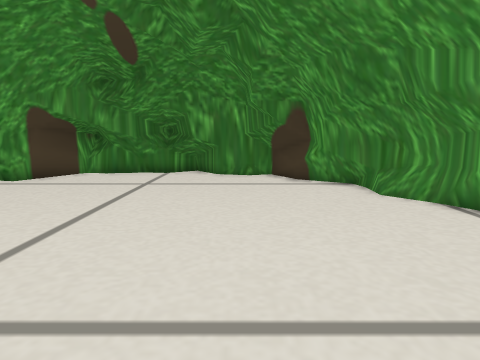
view 1 (above)

15 first-person views from a walk through a Gazebo world. The camera is 0.2 m above the floor, tilts 8° down and sees 75° across. The floor is counted in squares, 0.1 m on a side. Each view is taken from the middle of a square. On the plan, view 1 faces up. The plan holds only what a view shows up to about 17 squares ahead; the rest is blank.

view 2
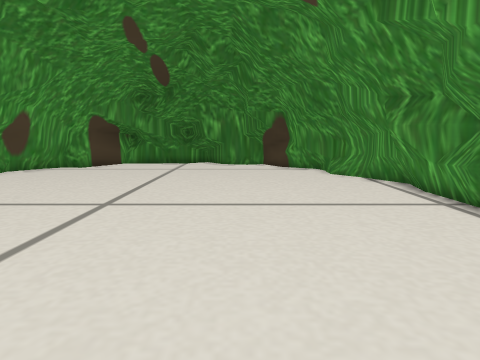

view 3
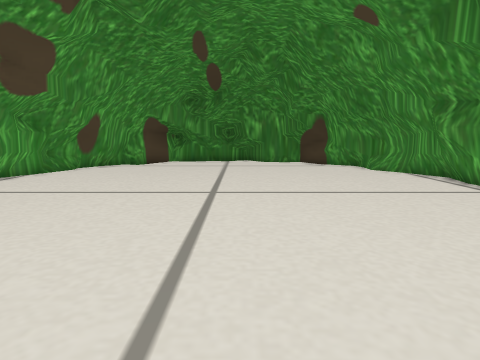

view 4
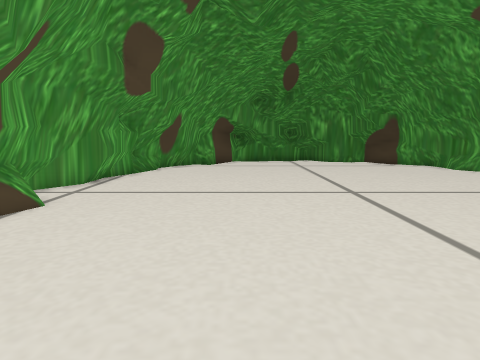

view 5
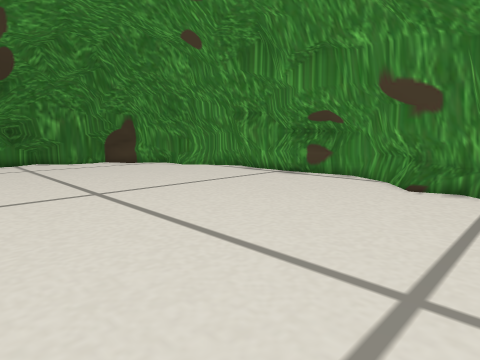

view 6
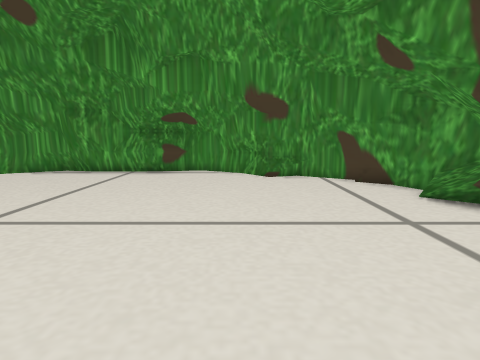

view 7
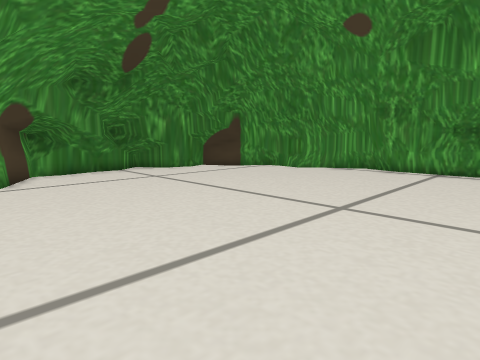

view 8
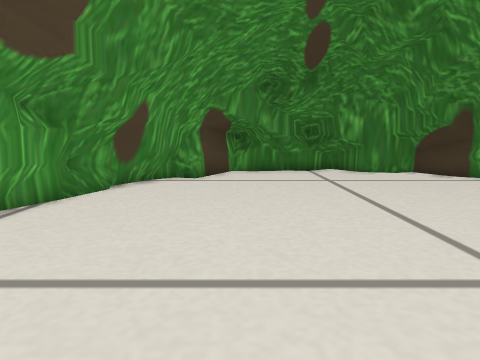

view 9
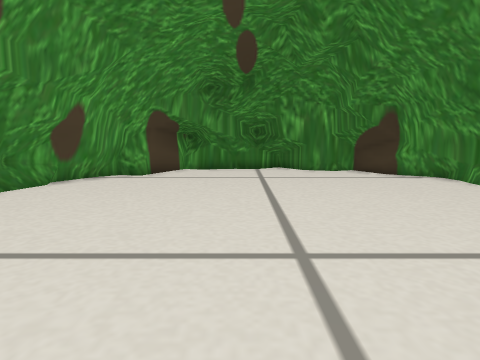

view 10
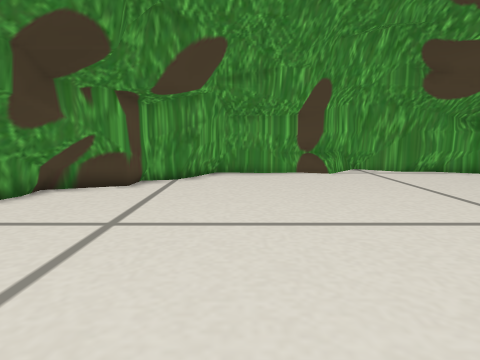

view 11
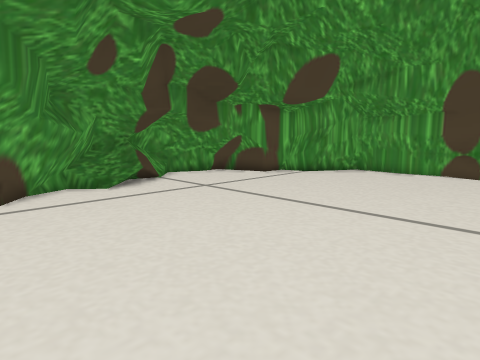

view 12
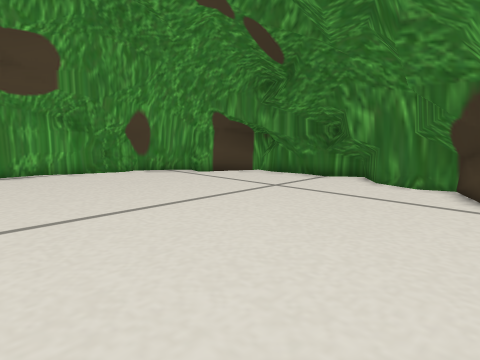

view 13
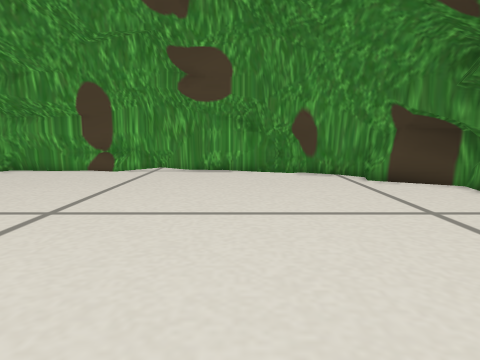

view 14
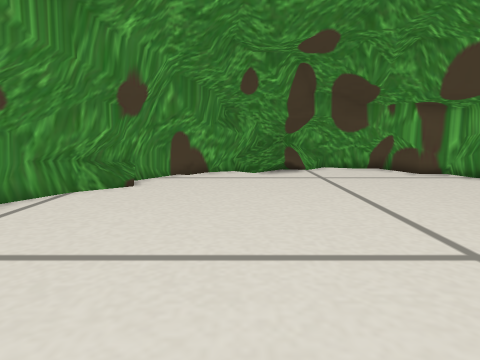

view 15
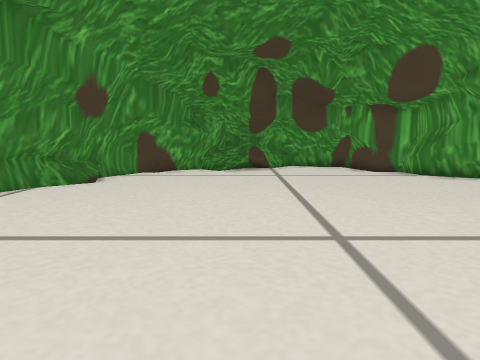

### Floor plan
Key: @ floor where view 1 was taken; # wall or solid block; . floor.
Columns run from 14 left of view 1 to 6 right of it. Each row starts with its distance up from view 1.
 16         ########
 15     ######....###
 14    ###.........###
 13    ##...........##
 12    #.............##
 11   ##.............###
 10   ##..............##
  9  ##................#
  8  ##................#
  7  #.................#
  6 ##.................##
  5 ##.................##
  4 #...................#
  3 #...................#
  2 #..................##
  1 #..................##
  0 ##............@....#
 -1 ##.................#
 -2  ##................#
 -3  ##...............##
 -4   #...............##
 -5   #...............#
 -6   ###............##
 -7    ##...........###
 -8     ##.........###
 -9     ###  ..######
-10        ######

Where each view was taken, in squares from view 1:
view 1: 0 up, 0 right, facing up
view 2: 6 down, 0 right, facing up
view 3: 8 down, 3 left, facing up
view 4: 8 down, 8 left, facing up
view 5: 8 down, 8 left, facing up-right
view 6: 3 down, 11 left, facing right
view 7: 1 down, 12 left, facing up-right
view 8: 1 down, 8 left, facing up
view 9: 2 down, 5 left, facing up
view 10: 4 down, 3 right, facing left
view 11: 3 up, 4 right, facing down-left
view 12: 3 up, 4 right, facing up-left
view 13: 8 up, 4 right, facing left
view 14: 8 up, 0 right, facing down
view 15: 9 up, 2 left, facing down
